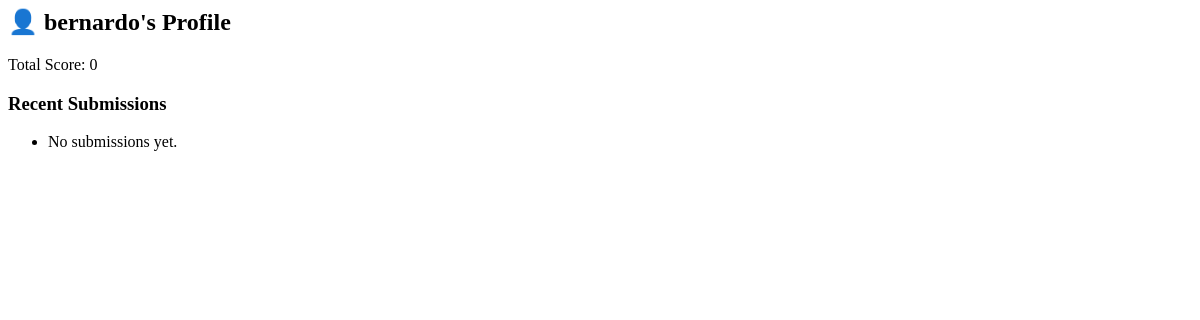
/user/bernardo/, run on an earlier commit of the app's database.
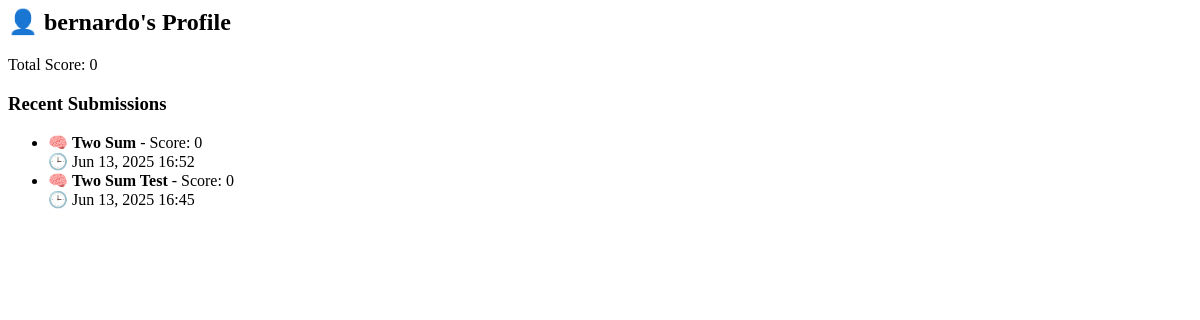
And on a later commit of the database.
### core/models.py (models this page shows, shortened)
class Submission(models.Model):
    user = models.ForeignKey(User, on_delete=models.CASCADE)
    question = models.ForeignKey(Question, on_delete=models.CASCADE)
    code = models.TextField()
    language = models.CharField(max_length=30)
    result = models.TextField(blank=True, null=True)
    score = models.IntegerField(default=0)
    submitted_at = models.DateTimeField(auto_now_add=True)

class Question(models.Model):
    DIFFICULTY_LEVELS = [
        ('Easy', 'Easy'),
        ('Medium', 'Medium'),
        ('Hard', 'Hard'),
    ]
    title = models.CharField(max_length=255)
    description = models.TextField()
    difficulty = models.CharField(max_length=10, choices=DIFFICULTY_LEVELS)
    tags = models.ManyToManyField(Tag, blank=True)  # e.g. "Array, HashMap"
    starter_code = models.TextField(blank=True)
    expected_output = models.TextField(help_text="Expected output for testing")

### core/views.py (the view)
# urls.py: path('user/<str:username>/', views.user_profile, name='user_profile'),
def user_profile(request, username):
    user = get_object_or_404(User, username=username)
    submissions = user.submission_set.select_related('question').order_by('-submitted_at')
    total_score = submissions.aggregate(Sum('score'))['score__sum'] or 0
    return render(request, 'core/user_profile.html', {
        'user_profile': user,
        'submissions': submissions,
        'total_score': total_score
    })

### core/templates/core/user_profile.html
<h2>👤 {{ user_profile.username }}'s Profile</h2>
<p>Total Score: {{ total_score }}</p>
<h3>Recent Submissions</h3>
<ul>
  {% for sub in submissions %}
    <li>
      🧠 <strong>{{ sub.question.title }}</strong> - Score: {{ sub.score }}<br>
      🕒 {{ sub.submitted_at|date:"M d, Y H:i" }}
    </li>
  {% empty %}
    <li>No submissions yet.</li>
  {% endfor %}
</ul>

What changed in the data, as far as the page shows it:
added Submission: question "Two Sum", score "0", submitted_at "Jun 13, 2025 16:52"
added Submission: question "Two Sum Test", score "0", submitted_at "Jun 13, 2025 16:45"
Also different on the page:
text no longer shown: "No submissions yet."
